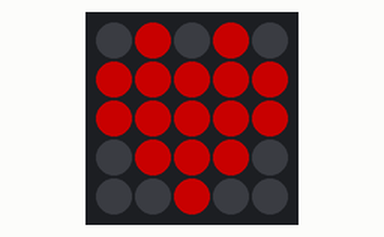
Bench run of a program on a simulated Raspberry Pi Pico running MicroPython. Shown: 5×5 RGB LED matrix. Dim RGB values are drawn brighter than linear; the 25 LEDs are laid out as on the BitDogLab board (LED 0 bottom right, every second row reversed).

Above: at 0.1 s.
At 1.1 s:
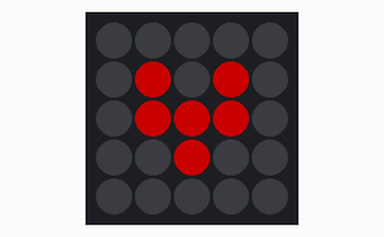

Measured:
- what the display in image 1 shows lasts 1.0 s, from 1.0 s to 2.0 s

The program:

Matriz_de_LEDs_5_x_5_na_Matriz.py
```python
import machine, neopixel
import time

np = neopixel.NeoPixel(machine.Pin(7), 25)

it=100# ontensidade do LED, pode variar de 1 a 255

# definir cores para os LEDs
BLU = (0, 0, 1*it)# BLUE
GRE = (0, 1*it, 0)# GREEN
RED = (1*it, 0, 0)
YEL = (1*it, 1*it, 0)# YELLOW
MAGE = (1*it, 0, 1*it)# MANGENTA
CYA = (0, 1*it, 1*it)# CYAN
WHI = (1*it, 1*it, 1*it)# WHIE
BLA = (0, 0, 0)# BLACK

happy = [
    [BLA, BLA, BLA, BLA, BLA],
    [BLA, BLU, BLA, BLU, BLA],
    [BLA, BLA, BLA, BLA, BLA],
    [BLU, BLA, BLA, BLA, BLU],
    [BLA, BLU, BLU, BLU, BLA]
]

sad = [
    [BLA, BLA, BLA, BLA, BLA],
    [BLA, BLU, BLA, BLU, BLA],
    [BLA, BLA, BLA, BLA, BLA],
    [BLA, BLU, BLU, BLU, BLA],
    [BLU, BLA, BLA, BLA, BLU]
]

eyeblink = [
    [BLA, BLA, BLA, BLA, BLA],
    [BLA, BLU, BLA, GRE, BLA],
    [BLA, BLA, BLA, BLA, BLA],
    [BLU, BLA, BLA, BLA, BLU],
    [BLA, BLU, BLU, BLU, BLA]
]


heart = [
    [BLA, RED, BLA, RED, BLA],
    [RED, RED, RED, RED, RED],
    [RED, RED, RED, RED, RED],
    [BLA, RED, RED, RED, BLA],
    [BLA, BLA, RED, BLA, BLA]
]

smallheart = [
    [BLA, BLA, BLA, BLA, BLA],
    [BLA, RED, BLA, RED, BLA],
    [BLA, RED, RED, RED, BLA],
    [BLA, BLA, RED, BLA, BLA],
    [BLA, BLA, BLA, BLA, BLA]
]

while True:

# definir a matriz 5x5
    led_matrix = heart

# inverter a matriz
    inverted_matrix = led_matrix[::-1]

# exibir a matriz invertida nos LEDs
    for i in range(5):
        for j in range(5):
            np[i*5+j] = inverted_matrix[i][j]

    np.write()

# aguardar 1 segundo
    time.sleep(1)

    led_matrix = smallheart

# inverter a matriz
    inverted_matrix = led_matrix[::-1]

# exibir a matriz invertida nos LEDs
    for i in range(5):
        for j in range(5):
            np[i*5+j] = inverted_matrix[i][j]

    np.write()

    time.sleep(1)
```
